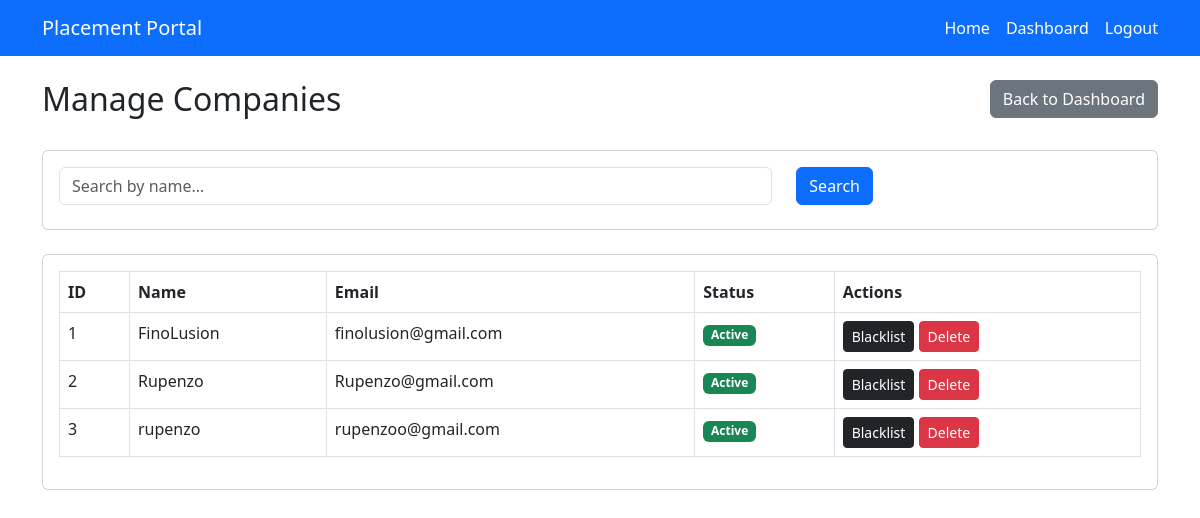
Before: /admin/manage/companies (signed in) with the older database file.
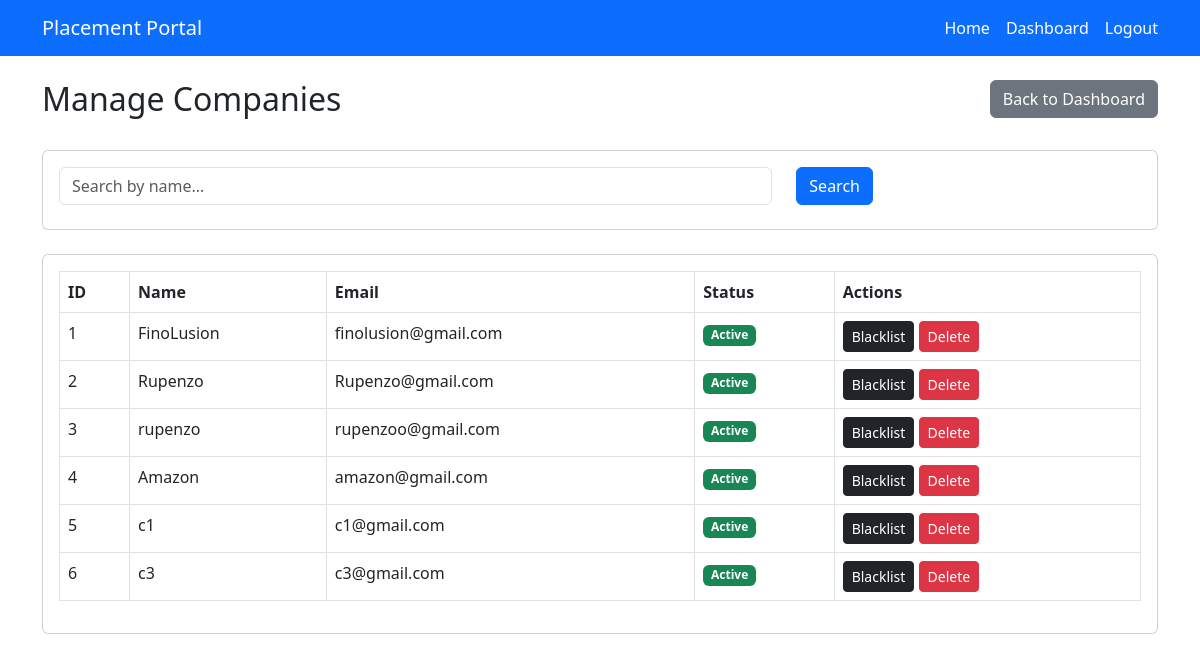
After: the same page with the newer database file.
### models.py (models this page shows)
class Company(db.Model):
    id = db.Column(db.Integer, primary_key=True)
    name = db.Column(db.String(100), nullable=False)
    email = db.Column(db.String(100), unique=True, nullable=False)
    password = db.Column(db.String(200), nullable=False)
    website = db.Column(db.String(200))
    hr_contact = db.Column(db.String(20))
    is_approved = db.Column(db.Boolean, default=False)
    is_blacklisted = db.Column(db.Boolean, default=False)
    created_at = db.Column(db.DateTime, default=datetime.utcnow)
    job_positions = db.relationship("JobPosition", backref="company", lazy=True)

### app.py (the view)
    @app.route("/admin/manage/companies")
    @login_required("admin")
    def manage_companies():
        search = request.args.get("search", "")
        if search:
            companies = Company.query.filter(
                Company.name.ilike(f"%{search}%")
            ).all()
        else:
            companies = Company.query.all()
        return render_template(
            "admin/manage_companies.html",
            companies=companies
        )

### templates/admin/manage_companies.html (shortened to what this page needs)
{% extends "base.html" %}
{% block content %}
<div class="row mb-4">
    <div class="col">
        <h2>Manage Companies</h2>
    </div>
    <div class="col text-end">
        <a href="{{ url_for('admin_dashboard') }}" class="btn btn-secondary">
            Back to Dashboard
        </a>
    </div>
</div>
<div class="card mb-4">
    <div class="card-body">
        <form method="GET">
            <div class="row">
                <div class="col-md-8 mb-2">
                    <input type="text"
                           name="search"
                           class="form-control"
                           placeholder="Search by name..."
                           value="{{ request.args.get('search', '') }}">
                </div>
                <div class="col-md-4">
                    <button type="submit" class="btn btn-primary">
                        Search
                    </button>
                </div>
            </div>
        </form>
    </div>
</div>
<div class="card">
    <div class="card-body">
        <table class="table table-bordered">
            <thead>
                <tr>
                    <th>ID</th>
                    <th>Name</th>
                    <th>Email</th>
                    <th>Status</th>
                    <th>Actions</th>
                </tr>
            </thead>
            <tbody>
                {% for company in companies %}
                <tr>
                    <td>{{ company.id }}</td>
                    <td>{{ company.name }}</td>
                    <td>{{ company.email }}</td>
                    <td>
                        {% if company.is_blacklisted %}
                        <span class="badge bg-dark">
                            Blacklisted
                        </span>
                        {% elif company.is_approved %}
                        <span class="badge bg-success">
                            Active
                        </span>
                        {% else %}
                        <span class="badge bg-warning text-dark">
                            Pending
                        </span>
                        {% endif %}
                    </td>
                    <td>
                        {% if company.is_blacklisted %}
                        <a href="{{ url_for('approve_company_action', company_id=company.id, action='whitelist') }}"
                           class="btn btn-sm btn-secondary">
                           Whitelist
                        </a>
                        {% else %}
                        <a href="{{ url_for('approve_company_action', company_id=company.id, action='blacklist') }}"
                           class="btn btn-sm btn-dark">
                           Blacklist
                        </a>
                        {% endif %}
                        <a href="{{ url_for('approve_company_action', company_id=company.id, action='reject') }}"
                           class="btn btn-sm btn-danger"
                           onclick="return confirm('Are you sure? This will delete the company.')">
                           Delete
                        </a>
                    </td>
                </tr>
                {% else %}
                <tr>
                    <td colspan="5" class="text-center">
                        No companies found.
                    </td>
                </tr>
                {% endfor %}
            </tbody>
        </table>
    </div>
</div>
{% endblock %}

Changed rows visible on the page:
added Company: id "4", name "Amazon", email "amazon@gmail.com", is_blacklisted "Active"
added Company: id "5", name "c1", email "c1@gmail.com", is_blacklisted "Active"
added Company: id "6", name "c3", email "c3@gmail.com", is_blacklisted "Active"
